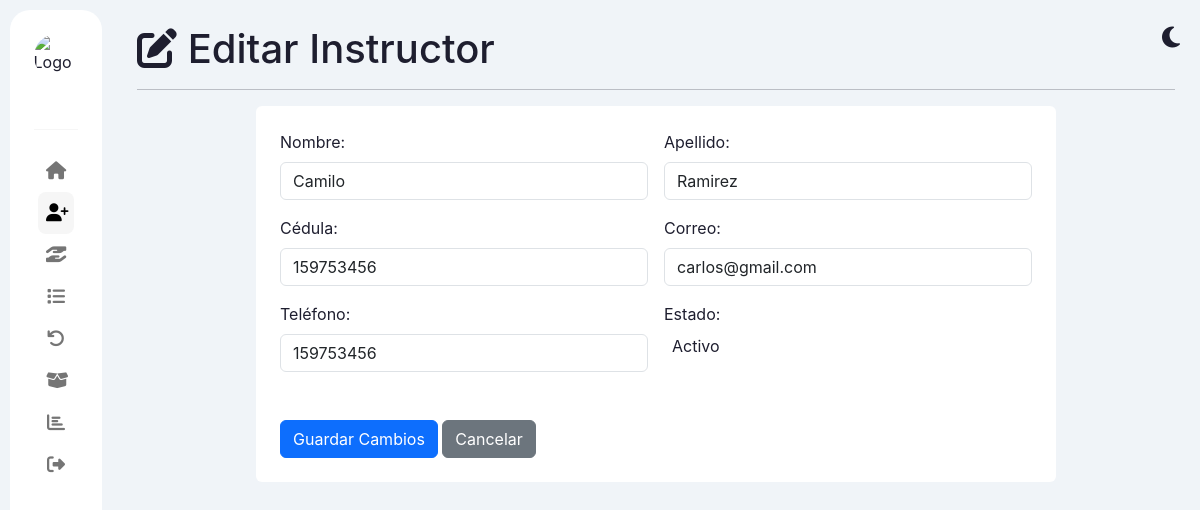
The app's page /funcionarios/editar2.php?id=3 (signed in) with its own data.
### tables this page shows
CREATE TABLE `instructores` (
  `id` int(11) NOT NULL,
  `nombre` varchar(100) NOT NULL,
  `apellido` varchar(100) NOT NULL,
  `cedula` varchar(20) NOT NULL DEFAULT 'NOT NULL UNIQUE' COMMENT 'Número de cédula único del instructor',
  `correo` varchar(100) NOT NULL,
  `telefono` varchar(15) DEFAULT NULL,
  `estado` enum('activo','inactivo') DEFAULT NULL COMMENT 'Estado actual: activo o inactivo',
  `fecha_ingreso` timestamp NOT NULL DEFAULT current_timestamp(),
  `almacenista_id` int(11) NOT NULL
);

### funcionarios/editar2.php (the view, shortened to what this page needs)
<?php
include("../conexion.php");
$instructor = null;
if (!isset($_GET['id']) || !ctype_digit($_GET['id'])) {
    $error_message = "Error: ID de instructor inválido o no proporcionado.";
} else {
    $id = $_GET['id'];
    $sql = "SELECT * FROM instructores WHERE id = ?";
    $stmt = mysqli_prepare($connect, $sql);
    mysqli_stmt_bind_param($stmt, "i", $id);
    mysqli_stmt_execute($stmt);
    $result = mysqli_stmt_get_result($stmt);
    $instructor = mysqli_fetch_assoc($result);
}
?>
<!DOCTYPE html>
<html lang="es">
<head>
    <link href="https://cdn.jsdelivr.net/npm/bootstrap@5.3.3/dist/css/bootstrap.min.css" rel="stylesheet">
    <link rel="stylesheet" href="https://cdnjs.cloudflare.com/ajax/libs/font-awesome/6.4.2/css/all.min.css" />
    <link href="https://cdn.jsdelivr.net/npm/select2@4.1.0-rc.0/dist/css/select2.min.css" rel="stylesheet" />
    <link rel="stylesheet" href="https://cdn.jsdelivr.net/npm/select2-bootstrap-5-theme@1.3.0/dist/select2-bootstrap-5-theme.min.css" />
    <link rel="stylesheet" href="../css/editar_funcionario.css">
</head>
<body class="light">
<div class="container-fluid">
    <div class="sidebar">
        <img src="https://virtual.fundetec.edu.co/wp-content/uploads/2024/09/las-mejores-carreras-tecnicas-en-el-sena.png" class="animated-logo" alt="Logo SENA" />
        <div class="head">
        </div>
        <div class="menu">
             <ul>
                <li><a href="<?php echo ($_SESSION['rol'] === 'administrador') ? '../admin.php' : '../almacenista.php'; ?>"><i class="icon fas fa-home"></i><span class="text">Inicio</span></a></li>
                <li class="active"><a href="../funcionarios/1registrofuncionario.php"><i class="icon fas fa-user-plus"></i><span class="text">Funcionarios</span></a></li>
                <li><a href="../prestamo1/prestamos.php"><i class="icon fas fa-hand-holding-hand"></i><span class="text">Préstamos</span></a></li>
                <li><a href="../lista_prestamos/listar_prestamos.php"><i class="icon fas fa-list"></i><span class="text">Listados</span></a></li>
                <li><a href="../devoluciones/4devolucion.php"><i class="icon fas fa-undo"></i><span class="text">Devoluciones</span></a></li>
                <li><a href="../insumos/2insumos.php"><i class="icon fas fa-box-open"></i><span class="text">Insumos</span></a></li>
                <li><a href="../reportes/reportes.php"><i class="icon fas fa-chart-bar"></i><span class="text">Reportes</span></a></li>
                <li><a href="../logout.php"><i class="icon fas fa-sign-out-alt"></i><span class="text">Cerrar sesión</span></a></li>
            </ul>
        </div>
    </div>
    <main class="main">
        <div class="toggle-mode-icons">
            <i id="theme-icon" class="fas fa-moon" onclick="toggleTheme()"></i>
        </div>
        <header><h1><i class="fas fa-edit"></i> Editar Instructor</h1></header>
        <hr>
        <section class="card-form p-4 rounded" style="max-width: 800px; margin: auto;">
            <?php if (isset($error_message)): ?>
                <script>
                    document.addEventListener('DOMContentLoaded', function() {
                        Swal.fire({
                            icon: 'error',
                            title: 'Error',
                            text: <?= json_encode($error_message) ?>,
                            confirmButtonText: 'Entendido'
                        });
                    });
                </script>
                <div class="alert alert-danger"><?= htmlspecialchars($error_message) ?></div>
            <?php elseif ($instructor): ?>
                <form method="POST" action="editar3.php" onsubmit="return validarFormulario();" class="row g-3">
                    <div class="col-md-6">
                        <label for="nombre" class="form-label">Nombre:</label>
                        <input type="text" id="nombre" name="nombre" class="form-control" value="<?php echo htmlspecialchars($instructor['nombre']); ?>" required>
                    </div>
                    <div class="col-md-6">
                        <label for="apellido" class="form-label">Apellido:</label>
                        <input type="text" id="apellido" name="apellido" class="form-control" value="<?php echo htmlspecialchars($instructor['apellido']); ?>" required>
                    </div>
                    <div class="col-md-6">
                        <label for="cedula" class="form-label">Cédula:</label>
                        <input type="text" id="cedula" name="cedula" class="form-control" value="<?php echo htmlspecialchars($instructor['cedula']); ?>" required>
                    </div>
                    <div class="col-md-6">
                        <label for="correo" class="form-label">Correo:</label>
                        <input type="email" id="correo" name="correo" class="form-control" value="<?php echo htmlspecialchars($instructor['correo']); ?>" required>
                    </div>
                    <div class="col-md-6">
                        <label for="telefono" class="form-label">Teléfono:</label>
                        <input type="text" id="telefono" name="telefono" class="form-control" value="<?php echo htmlspecialchars($instructor['telefono']); ?>" required>
                    </div>
                    <div class="col-md-6">
                        <label for="estado" class="form-label">Estado:</label>
                    </div>
                    <div class="col-12">
                        <button type="submit" class="btn btn-primary" name="btn_actualizar">Guardar Cambios</button>
                        <a href="1registrofuncionario.php" class="btn btn-secondary">Cancelar</a>
                    </div>
                </form>
            <?php endif; ?>
        </section>
    </main>
</div>
</body>
</html>

### css/editar_funcionario.css (style rules this page uses)
:root { --bg-light: #f0f4f8; --bg-dark: #1e1e2f; --text-dark: #1e1e2f; --text-light: #ffffff; --card-bg-light: #ffffff; --card-bg-dark: #2b2b3c; --sidebar-bg-light: #ffffff; --sidebar-bg-dark: #2a2a3b; --border-dark: #44475a; }
body { transition: background-color 0.3s, color 0.3s; }
body.light { background-color: var(--bg-light); color: var(--text-dark); }
* { margin: 0; padding: 0; box-sizing: border-box; font-family: "Inter", sans-serif; }
.container-fluid { display: flex; min-height: 100vh; width: 100%; padding: 0; }
.sidebar { width: 92px; background-color: var(--sidebar-bg-light); border-radius: 20px; margin: 10px; padding: 24px; transition: width 0.4s ease, background-color 0.3s; display: flex; flex-direction: column; gap: 20px; align-items: center; }
.animated-logo { width: 45px; height: 45px; border-radius: 50%; margin-bottom: 10px; transition: width 0.4s ease, height 0.4s ease; cursor: pointer; object-fit: cover; }
.head { padding-bottom: 20px; border-bottom: 1px solid #f6f6f6; width: 100%; }
.menu ul { list-style: none; margin-bottom: 5px; width: 100%; padding-left: 0; }
.menu ul li a { display: flex; align-items: center; gap: 10px; font-size: 14px; font-weight: 500; color: #757575; text-decoration: none; padding: 12px 8px; border-radius: 8px; transition: all 0.3s; }
.menu ul li.active a, .menu ul li a:hover { color: #000; background-color: #f6f6f6; }
.icon { font-size: 18px; width: 20px; text-align: center; }
.main { flex: 1; padding: 25px; transition: background-color 0.3s; position: relative; overflow-y: auto; }
.toggle-mode-icons { position: absolute; top: 20px; right: 20px; cursor: pointer; font-size: 24px; z-index: 1050; }
.card-form { background-color: var(--card-bg-light); transition: background-color 0.3s ease; }

### records on screen
instructores: nombre "Camilo", apellido "Ramirez", cedula "159753456", correo "carlos@gmail.com", telefono "159753456"
